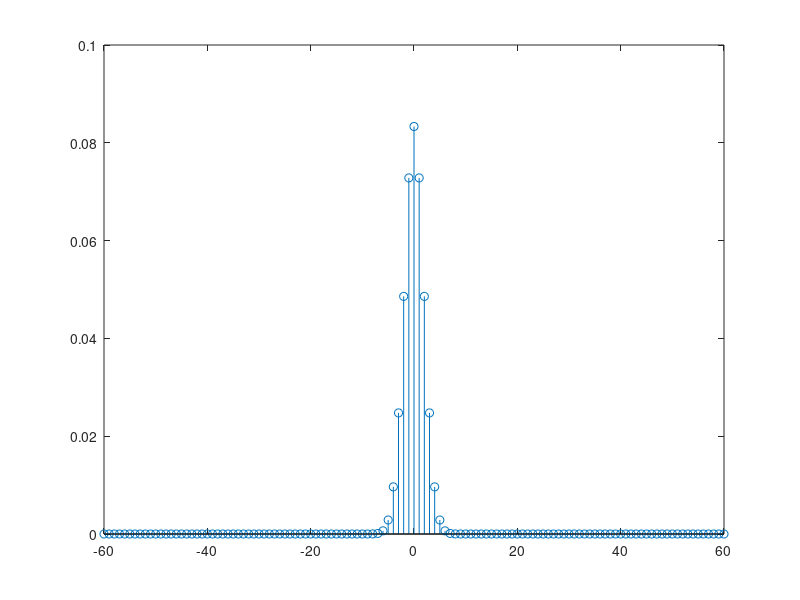

The MATLAB source for this figure:
clc
clear
t=-6:0.1:6;
fs=120;
x=(1/sqrt(2*pi))*exp(-t.^2/2);
%stem(t,x);
X=fft(x);
XX1=X/fs;
X1=fftshift(XX1);
f=(0:1:fs)-fs/2;
stem(f,abs(X1));

